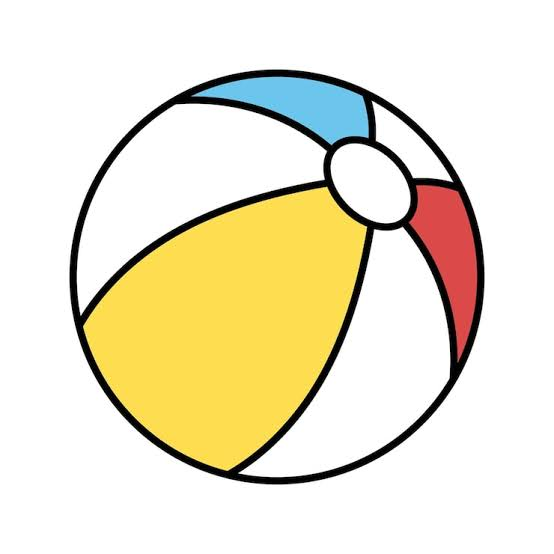
#> input picture Issue_05/images.jpeg, 554 x 554 px
$ python Prewit.py
#> lines starting #> are read from the running program, lines starting #| are printed output that depends on the picture
import cv2
import numpy as np
img = cv2.imread("images.jpeg", 0)
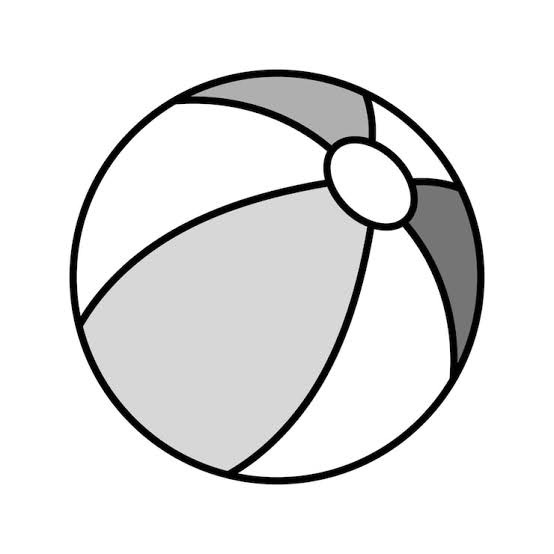
#> img: shape (554, 554); min 0, max 255, mean 229
imgp = cv2.resize(img, (256, 256))
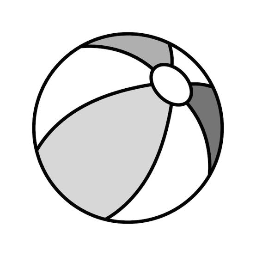
#> imgp: shape (256, 256); min 0, max 255, mean 229
linhas, colunas = imgp.shape
#> linhas = 256; colunas = 256
#Diereção horizontal(Mudança na vertical)
Prewitx = np.array([
    [-1, 0, 1],
    [-1, 0, 1],
    [-1, 0, 1]
], dtype=np.int32)
#Direção vertical(Mudanças na horizontal)
Prewity = np.array([
    [-1, -1, -1],
    [0, 0, 0],
    [1, 1, 1]
], dtype=np.int32)
zeros = np.zeros((linhas+2, colunas+2), dtype=np.int32)
Prewit = np.zeros((linhas, colunas), dtype=np.int32)
#Bordas de zeros
for i in range(linhas):
    for j in range(colunas):
        zeros[i+1, j+1] = imgp[i, j]
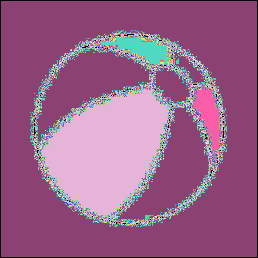
#> zeros: shape (258, 258) int32; 256 distinct labels, from 0 to 255; one colour per label, 0 black
#Aplicação do Prewit para destacar bordas
for i in range(1, linhas+1):
    for j in range(1, colunas+1):
        X, Y = 0, 0
        for f in range(3):
            for g in range(3):
                X += zeros[i+f-1, j+g-1]*Prewitx[f, g]
                Y += zeros[i+f-1, j+g-1]*Prewity[f, g]
        Prewit[i-1, j-1] = (X**2+Y**2)**(0.5)
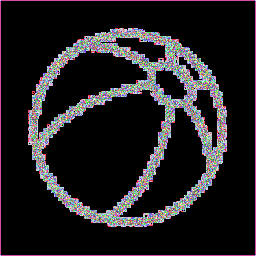
#> Prewit: shape (256, 256) int32; 774 distinct labels, from 0 to 779; one colour per label, 0 black
#Funções para caso passe números negativos ou altos
Prewit = np.abs(Prewit)
Prewit = np.clip(Prewit, 0, 255)
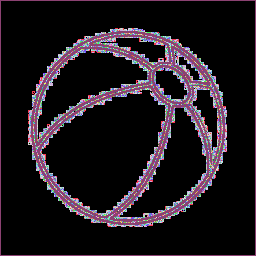
#> Prewit: shape (256, 256) int32; 256 distinct labels, from 0 to 255; one colour per label, 0 black
Prewit = Prewit.astype(np.uint8)
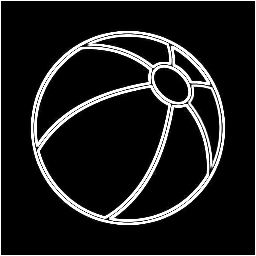
#> Prewit: shape (256, 256); min 0, max 255, mean 28.8
cv2.imshow("Original", imgp)
cv2.imshow("Prewit", Prewit)
cv2.imwrite("Prewit.png", Prewit)
cv2.waitKey(0)
cv2.destroyAllWindows()
